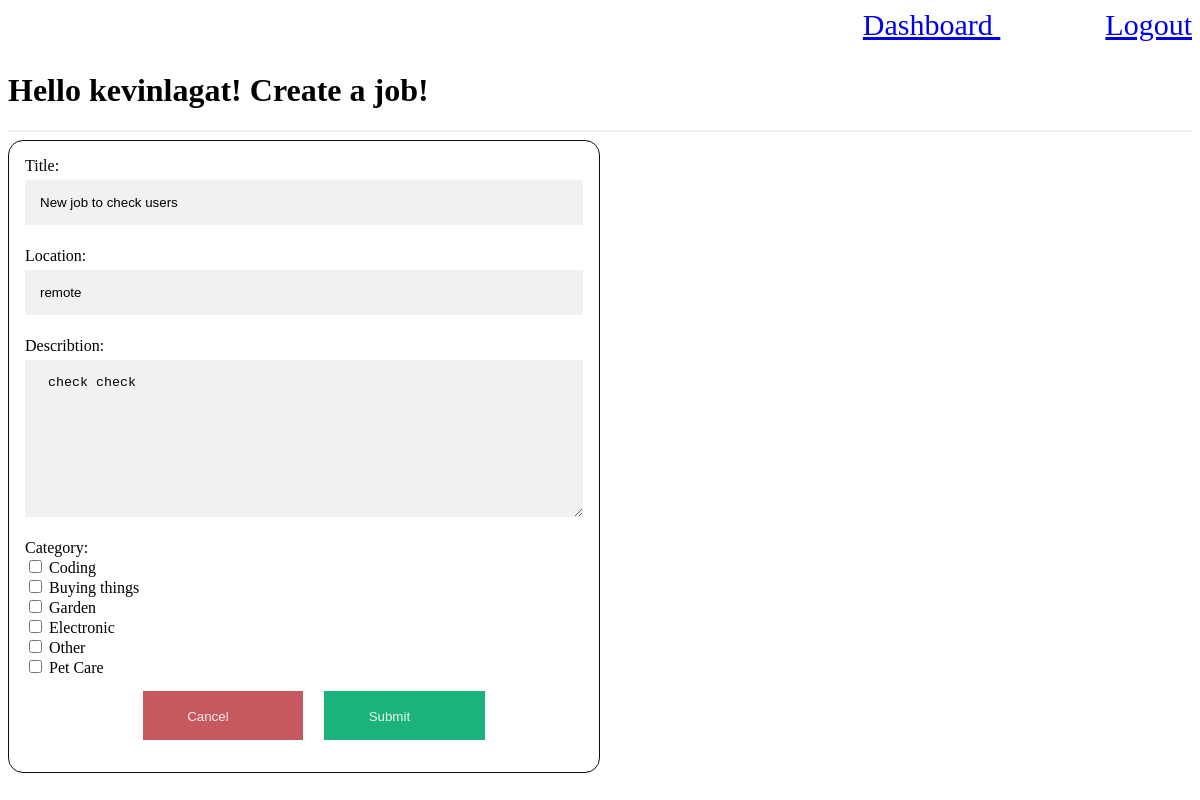
The page /Job/amenaim-new-job-to-check-users/edit (signed in) on the database its author committed.
### Users/models.py (models this page shows, shortened)
class Users(AbstractBaseUser):
    firstName           = models.CharField(verbose_name = "firstName",max_length = 30)
    lastName            = models.CharField(verbose_name = "lastName",max_length = 30)
    email               = models.EmailField(verbose_name = "email",max_length = 60, unique=True)
    username            = models.CharField(verbose_name = "username",max_length=30, unique=True)
    password1           = models.CharField(max_length = 64)
    password2           = models.CharField(max_length = 64)
    date_joined         = models.DateTimeField(verbose_name='date joined',auto_now_add=True)
    last_login          = models.DateTimeField(verbose_name='last login',auto_now_add=True)
    is_admin            = models.BooleanField(default=False)
    is_active           = models.BooleanField(default=True)
    is_staff            = models.BooleanField(default=False)
    is_superuser        = models.BooleanField(default=False)
    USERNAME_FIELD = 'email'
    REQUIRED_FIELDS = ['username','firstName','lastName']
    objects = MyUsersManager()

### Job/models.py (models this page shows, shortened)
class Job(models.Model):
    jobTitle               = models.CharField(max_length = 60, null=False, blank=False, unique=True, error_messages={'unique':"There is a job under the same title"})
    jobDescribtion         = models.TextField()
    jobLocation            = models.CharField(max_length = 60, null=False, blank=False)
    isAdded                = models.BooleanField(default = False)
    user                   = models.ForeignKey(settings.AUTH_USER_MODEL, on_delete=models.CASCADE) #Just like refering to my user model which has been idintified before in settings, on_delete=models.CASCADE -> to remove everything related to it but not the user
    slug                   = models.SlugField(blank=True,unique=True) #just like url
    posted_on              = models.DateTimeField(auto_now_add=True, verbose_name="date published")
    jobCategory            = models.ManyToManyField(to='Job.Category', related_name='jobs_related')

class Category(models.Model):
    name = models.CharField(max_length = 20, choices=choice_list) #, error_messages={'unique':"There is a job under the same title"}
    is_checked = models.BooleanField(default=False)
    class Meta:
        verbose_name_plural = 'Categories'

### Job/views.py (the view)
# urls.py: path('<slug>/edit', edit_job_view, name="EditJob"),
def edit_job_view(request, slug):
    context = {}
    jobCategory = Job.jobCategory
    user = request.user
    if not user.is_authenticated:
        return redirect("Login")
    job = get_object_or_404(Job, slug=slug)
    if request.POST:
        print(request.POST)
        form = EditJobForm(request.POST or None, instance=job)
        if form.is_valid():
            form.save()
            context["Success_Message"] = "Job Updated Successfully !!"
    form = EditJobForm(
        initial = {
            "jobTitle": job.jobTitle,
            "jobDescribtion": job.jobDescribtion,
            "jobLocation": job.jobLocation,
            "jobCategory": job.jobCategory,
        }
    )
    context['form'] = form
    return render(request,'EditJob.html', context )

### Job/forms.py (shortened to what this page needs)
class EditJobForm(forms.ModelForm):
    choice_list = (('Coding','Coding'),('Garden','Garden'),('Buying things','Buying things'),('Electronic','Electronic'),('Pet Care','Pet Care'),('Other','Other'))
    jobCategory = forms.MultipleChoiceField(choices=choice_list, widget=forms.CheckboxSelectMultiple())
    class Meta:
         model = Job
         fields = ['jobTitle', 'jobDescribtion', 'jobLocation', 'jobCategory']
    jobCategory = forms.ModelMultipleChoiceField(
        queryset=Category.objects.all(),
        widget=forms.CheckboxSelectMultiple
    )

### Templates/EditJob.html (shortened to what this page needs)
{% block content %}
{% load static %}
<head>
  <link rel="stylesheet" type="text/css" href="{% static 'css/EditJob.css' %}"/>
</head>
{% if request.user.is_authenticated %}
    <div class="ButtonsContainer">
        <p>
            <p><a href="{% url 'Dashboard' %}"> Dashboard </a> &nbsp;  &nbsp;  &nbsp;  &nbsp;  &nbsp;  &nbsp;  &nbsp;   <a href="{% url 'Logout' %}">Logout</a></p>
        </p>
    </div>
    <h1> Hello {{request.user.username}}! Create a job!</h1>
    <hr>
    <div class="container">
        <form class="form" method="post"> {% csrf_token %}
            <div class="form-group">
                <label for="id_title"> Title: </label>
                <input class="form" type="text" name="jobTitle" id="id_title" placeholder="Job Title" value="{{form.initial.jobTitle}}" minlength="3" required autofocus>
            </div>
            <div class="form-group">
                <label for="id_location"> Location: </label>
                <input class="form" type="text" name="jobLocation" id="id_location" placeholder="Job Location" value="{{form.initial.jobLocation}}" minlength="3" required autofocus>
            </div>
            <div class="form-group">
                <label for="id_describtion"> Describtion: </label>
                <textarea class="form" type="text" name="jobDescribtion" id="id_describtion" placeholder="Describe your job..." minlength="3" required autofocus> {{form.initial.jobDescribtion}} </textarea>
            </div>
            <div class="form-group">
                <label for="id_categories"> Category: </label><br>
                    {% for newCategory in form.jobCategory.field.queryset %}
                            {% if newCategory in form.initial.jobCategory.all %}
                                <input class="EditJob_form" type="checkbox" name="jobCategory" id="jobCategory" value="{{newCategory.id}}" checked> <label for="newCategory.name"> {{newCategory.name}}</label><br>
                            {% else %}
                                <input class="EditJob_form" type="checkbox" name="jobCategory" id="jobCategory" value="{{newCategory.id}}"> <label for="newCategory.name"> {{newCategory.name}}</label><br>
                            {% endif %}
                    {% endfor %}
            </div>
            <ul>
                <div>
                    <a class="Cancel" href="{% url 'Dashboard' %}" > <button type="button" class="Cancel">Cancel</button> </a>
                </div>
                <div>
                    <a class="Submit" href="" > <button type="submit" class="Submit">Submit</button> </a>
                </div>
            </ul>
        </form>
    </div>
{% endif %}
{% endblock content %}

### static/css/EditJob.css (style rules this page uses)
.ButtonsContainer { text-align: right; font-size: 30px; }
input[type=text], input[type=password] { width: 100%; padding: 15px; margin: 5px 0 22px 0; display: inline-block; border: none; background: #f1f1f1; }
textarea { width: 100%; padding: 15px; margin: 5px 0 22px 0; display: inline-block; border: none; background: #f1f1f1; height: 20%; }
hr { border: 1px solid #f1f1f1; }
.container { box-sizing: border-box; width: 50%; padding: 16px; border-style: solid; border-width: thin; border-radius: 15px; border-color: rgb(14, 13, 13); }
ul { display: flex; justify-content: center; }
.Submit { background-color: #04AA6D; color: white; padding: 16px 20px; margin-right: 30px; border: none; cursor: pointer; width: 50%; height: 10%; opacity: 0.9; text-align: center; }
.Cancel { background-color: #C0484E; color: white; padding: 16px 20px; margin-right: 30px; border: none; cursor: pointer; width: 50%; height: 10%; text-align: center; opacity: 0.9; }

### rows shown on the page
Users: user.username "kevinlagat"
Job: jobTitle "New job to check users", jobLocation "remote", jobDescribtion "check check"
Category: name "Coding"
Category: name "Buying things"
Category: name "Garden"
Category: name "Electronic"
Category: name "Other"
Category: name "Pet Care"
